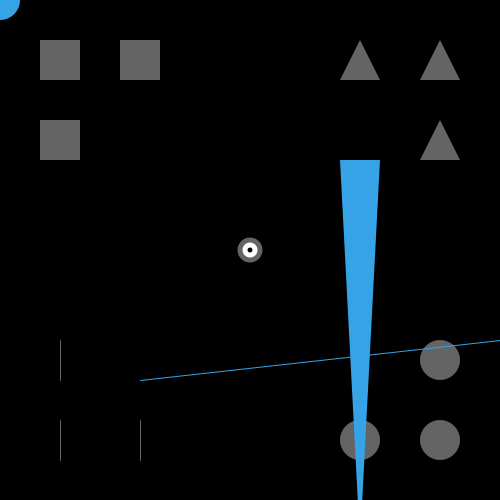
Frame 1 (no input)
Frame 60 (the mouse pressed at the canvas centre just before this capture): identical to frame 1, image omitted
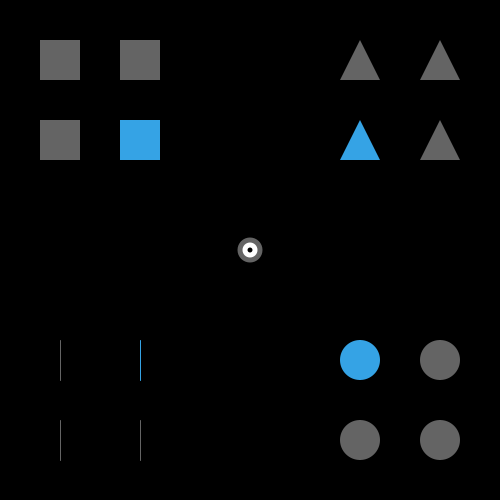
Frame 120 (the mouse held since frame 60 and released just before this capture)

The Processing sketch that drew these frames (run headless with seeded random() and noise(); from frame 60 on, the mouse is pressed at the canvas centre):

// Processing sketch: processing_119287
// ── processing_119287.pde

void setup()
{
  size(500, 500);
  background(255);
}

void draw()
{
background(0);
//mitte

noStroke();
fill(100);
ellipse(250, 250, 25, 25);
fill(255);
ellipse(250, 250, 15, 15);
fill(0);
ellipse(250, 250, 5, 5);

//unten rechts
noStroke(); 
fill(100);
ellipse(440, 360, 40, 40);
ellipse(440, 440, 40, 40);
ellipse(360, 440, 40, 40);
fill(53, 163, 229);
float xNeu = map(mouseX, 250, 0, 360, 0);
  ellipse(xNeu,xNeu,40,40);
  
//oben links
fill(100);
rect(40, 40, 40, 40);
rect(120, 40, 40, 40);
rect(40, 120, 40, 40);
fill(53, 163, 229);
float xNeu2 = map(mouseX, 250, 0, 120, 500);
  rect(xNeu2,xNeu2,40,40);
  
  //oben rechts
  fill(100);
  triangle(360, 40, 340, 80, 380, 80); 
  triangle(440, 40, 420, 80, 460, 80);
  triangle(440, 120, 420, 160, 460, 160);
  fill(53, 163, 229);
  float xNeu3 = map(mouseX, 250, 120, 120, 340);
  
  triangle(360,xNeu3,340,160,380,160);
  
  
  //unten links
  stroke(100);
  line(60, 340, 60, 380);
  line(60, 420, 60, 460);
  line(140, 420, 140, 460);
  stroke(53, 163, 229);
  float xNeu4 = map(mouseX, 250, 0, 140, 500);
  line(xNeu4, 340, 140, 380);
  
}
